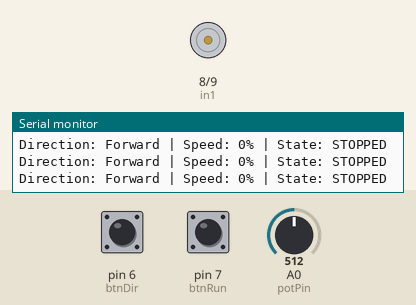
Recording of a sketch running on a simulated Arduino Uno, built with avr-gcc and run on an emulated ATmega328P. Shown: motor-driver pin pairs drawn as motors (green arrow = first pin HIGH = forward, orange = second pin HIGH = backward, longer = more drive, scaled by the enable pin), the last lines printed to the serial monitor. The test bench sets the inputs (shaded band); at power-on: pin 6 (btnDir) HIGH, pin 7 (btnRun) HIGH, A0 (potPin) = 512.

Above: at 1.2 s.
1.3 s: pin 6 (btnDir) pulled LOW for 0.35 s
3.2 s: pin 7 (btnRun) pulled LOW for 0.35 s
At 4.2 s:
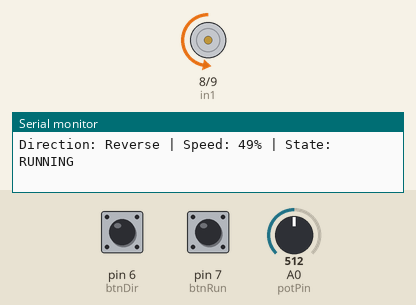
5.0 s: A0 (potPin) set to 716
At 5.7 s:
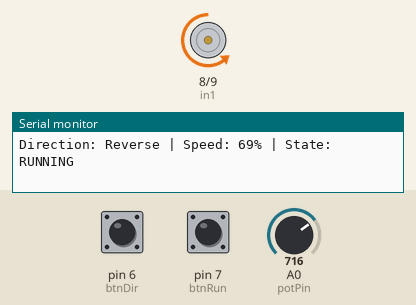
6.7 s: pin 6 (btnDir) pulled LOW for 1 s
At 8.3 s:
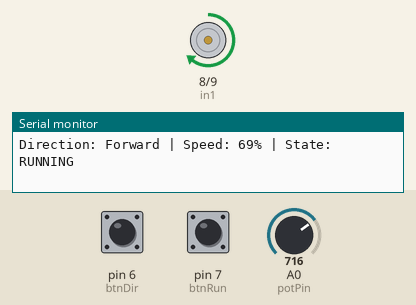
9.2 s: A0 (potPin) set to 900
At 10.4 s:
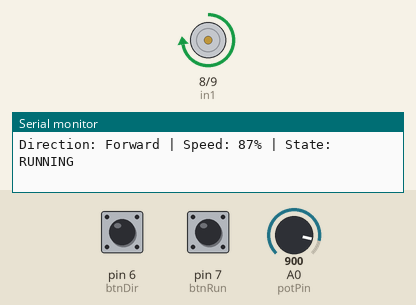
10.8 s: pin 6 (btnDir) pulled LOW for 0.35 s
At 11.8 s:
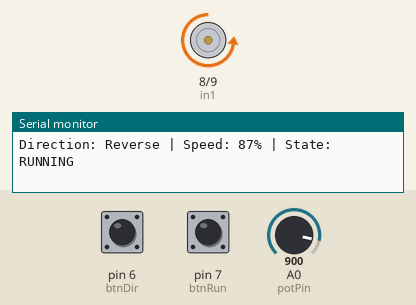
Timing chart, 0 to 13.6 s (numbered marks = the images above; inputs shaded):
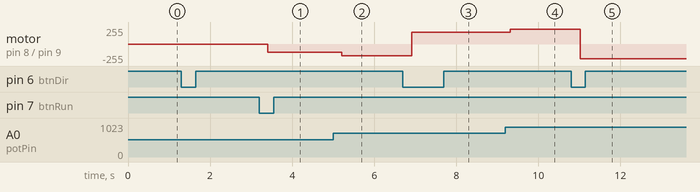

The sketch:

dc_motor_control.ino
```cpp
const int in1=8, in2=9, ena=10, potPin=A0, btnDir=6, btnRun=7;
bool forward = true, running = false;
int lastDirState = HIGH, lastRunState = HIGH;

void setup() {
  pinMode(in1, OUTPUT); pinMode(in2, OUTPUT); pinMode(ena, OUTPUT);
  pinMode(btnDir, INPUT_PULLUP); pinMode(btnRun, INPUT_PULLUP);
  Serial.begin(9600);
}

void loop() {
  int dirState = digitalRead(btnDir);
  if (dirState == LOW && lastDirState == HIGH) { forward = !forward; delay(200); }
  lastDirState = dirState;

  int runState = digitalRead(btnRun);
  if (runState == LOW && lastRunState == HIGH) { running = !running; delay(200); }
  lastRunState = runState;

  int speedRaw = analogRead(potPin);
  int speedPWM = running ? map(speedRaw, 0, 1023, 0, 255) : 0;
  int speedPct = map(speedPWM, 0, 255, 0, 100);

  digitalWrite(in1, forward ? HIGH : LOW);
  digitalWrite(in2, forward ? LOW : HIGH);
  analogWrite(ena, speedPWM);

  Serial.print("Direction: "); Serial.print(forward ? "Forward" : "Reverse");
  Serial.print(" | Speed: "); Serial.print(speedPct); Serial.print("%");
  Serial.print(" | State: "); Serial.println(running ? "RUNNING" : "STOPPED");
  delay(300);
}
```

Measured:
- after the input at 3.2 s, motor on pin 8 (in1) / pin 9 (in2): stopped → backward 127/255 after 0.21 s
- after the input at 5.0 s, motor on pin 8 (in1) / pin 9 (in2): backward 127/255 → backward 178/255 after 0.21 s
- after the input at 6.7 s, motor on pin 8 (in1) / pin 9 (in2): backward 178/255 → forward 178/255 after 0.22 s
- after the input at 9.2 s, motor on pin 8 (in1) / pin 9 (in2): forward 178/255 → forward 224/255 after 0.12 s
- after the input at 10.8 s, motor on pin 8 (in1) / pin 9 (in2): forward 224/255 → backward 224/255 after 0.23 s
